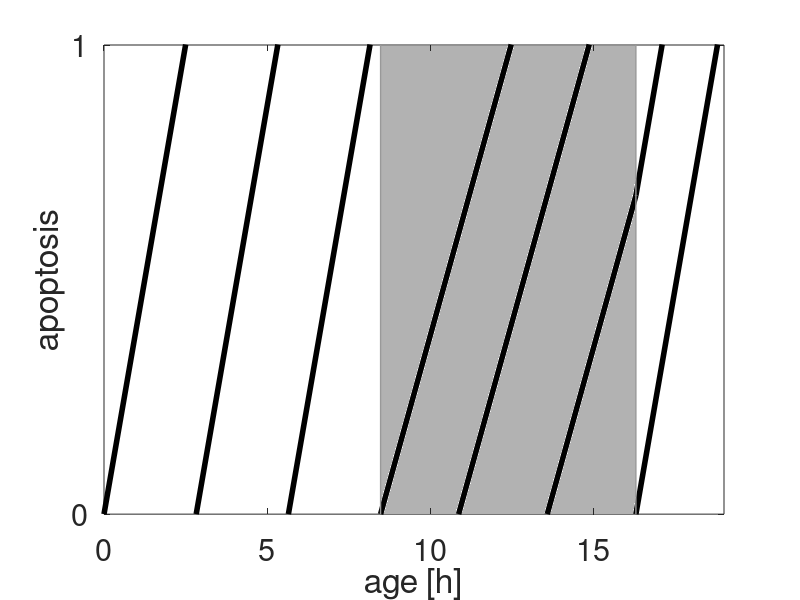

The MATLAB source for this figure:
%%%%%%%%%%%  average apoptotic progression over age %%%%%%%%%%%%%%%%%%%%%%%%

Zyklus=16.3
g=1/Zyklus    %growth rate 
tPAD=0.52/g   %time of PAD
m=0.4         %slope before PAD
mp=0.25       %slope after PAD: m minus p


%%%%%% TRAIL before PAD %%%%%%%%%
t0=linspace(0,tPAD,4)      
a_tPAD=m*tPAD - t0.*m
a0=0

a_t_Div=a_tPAD + mp*Zyklus - tPAD*mp     
t_Div=16.3

tend=21
a_tend=a_t_Div + m*tend - t_Div*m



t0_d=linspace(10.8667,Zyklus,3)
a_t_Div_d=mp*Zyklus - t0_d.*mp
a0_d=0
a_tend_d=a_t_Div_d + m*tend - t_Div*m



figure()
for i=1:length(t0)
   k=plot([t0(i),tPAD,   t_Div,  tend], [a0, a_tPAD(i), a_t_Div(i), a_tend(i)],'LineWidth',4,'Color',[0,0,0])
   hold on;
end
hold on;
for i=1:length(t0_d)
   l=plot([t0_d(i), t_Div, tend], [a0_d, a_t_Div_d(i), a_tend_d(i)],'LineWidth',4,'Color',[0,0,0])
   hold on;
end
x = [tPAD tPAD Zyklus Zyklus tPAD];
y = [0 1 1 0 0];
patch(x, y, -1 * ones(size(x)), [0.7 0.7 0.7], 'LineStyle', 'none')
hold on;
plot([tPAD,tPAD],[0,1],'Color',[0.6,0.6,0.6],'LineWidth',1)
hold on;
plot([Zyklus,Zyklus],[0,1],'Color',[0.6,0.6,0.6],'LineWidth',1)
ylim([0,1])
xlim([0,19])
yticks([0,1])
ylabel('apoptosis')
xlabel('age [h]')
set(gca,'FontSize',22)


